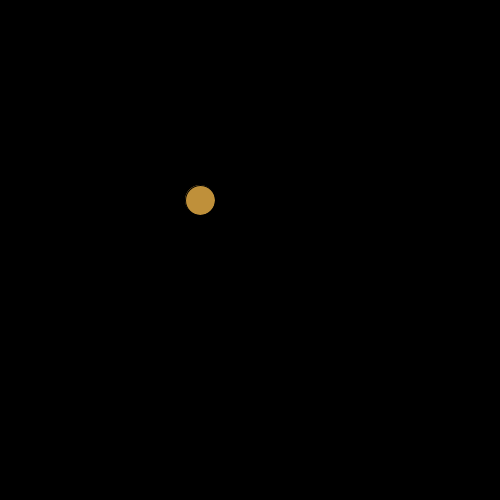
Frame 1 (no input)
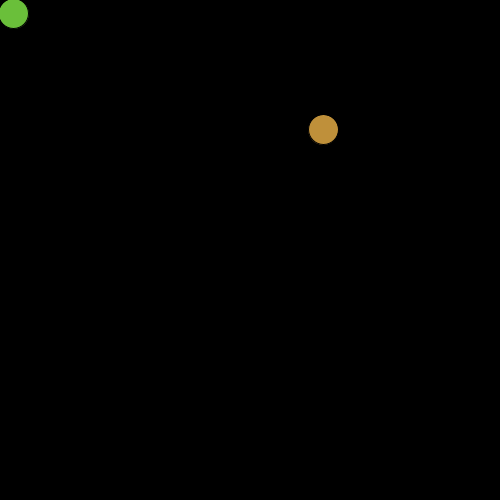
Frame 60 (the mouse pressed at the canvas centre just before this capture)
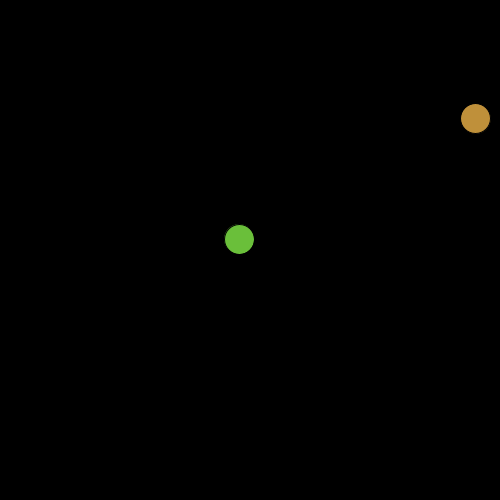
Frame 120 (the mouse held since frame 60 and released just before this capture)

The Processing sketch that drew these frames (run headless with seeded random() and noise(); from frame 60 on, the mouse is pressed at the canvas centre):

// Processing sketch: processing_100031
// ── processing_100031.pde

int timer=0;
float fX=200;
float fY=200;
float eX=250;
float eY=250;
float pX=300;
float pY=300;
float easing =.05;
color pColor=color(#6ABF3A);

void setup(){
  size(500, 500);
  frameRate(20);
}
void draw(){
  background(0);
  food();
  player1();
  collisions();
}
void food() {
  //respawn
  timer++;
  if (timer >= 48) {
    fX=random(width);
    fY=random(height);
    timer=0;
  }
  fill(#BF903A);
  ellipse(fX, fY, 30, 30);
}

void player1() {
  float targetX=mouseX;
  float targetY=mouseY;
  pX +=(targetX - pX)*easing;
  pY +=(targetY - pY)*easing;
  fill(pColor);
  ellipse(pX, pY, 30, 30);
}
void collisions() {
  float pDist=dist(pX, pY, fX, fY);
  if (pDist <=30) {
    pColor=color(#3ABF9C);
  }
  else{
    pColor=color(#6ABF3A);
  }
}
